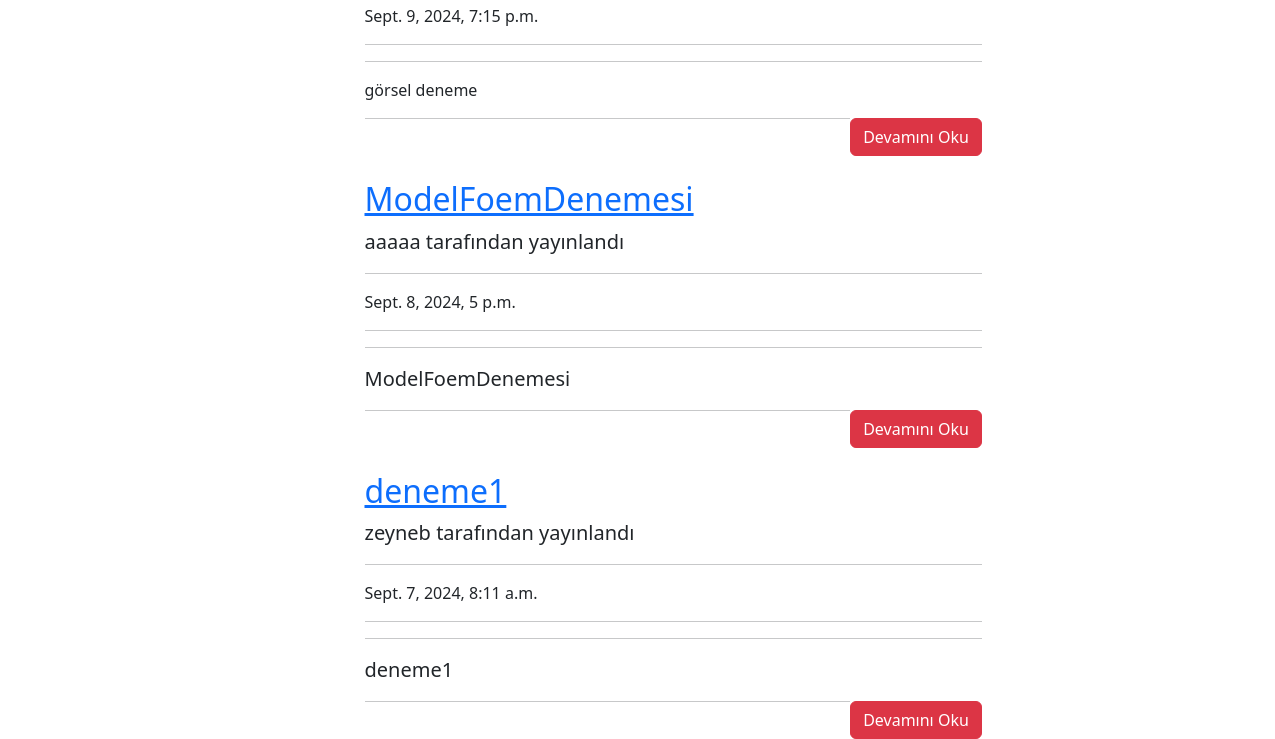
The app's page /article/ (lower part), older data.
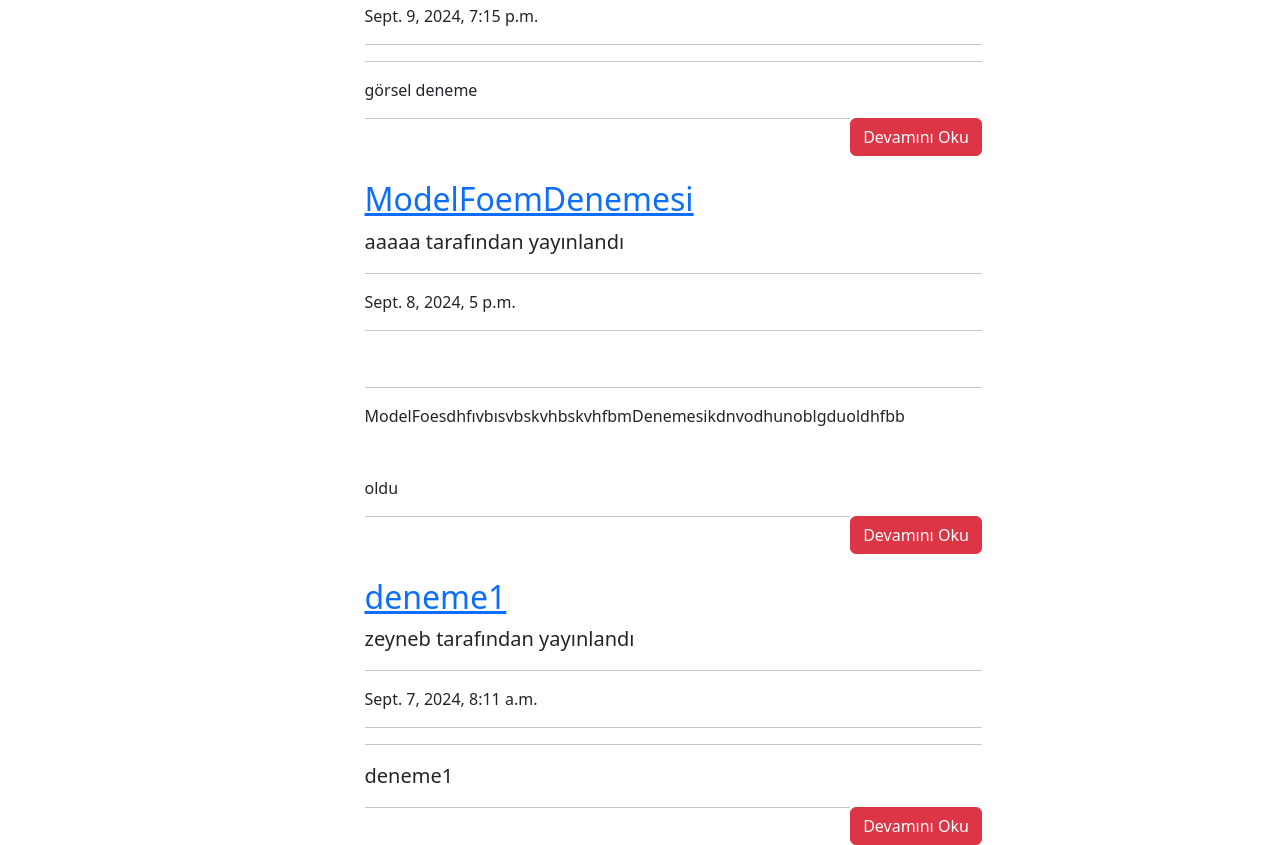
The same page, newer data.
### article/models.py (models this page shows, shortened)
class Article(models.Model):          #bu article ı kayıt etmen gerekiyor admin.py den
    author=models.ForeignKey("auth.User", on_delete=models.CASCADE)  #django ile hazır gelen Users tablosunu burda kullnadık referans aldık, ondelete->o o user silinirse diğer her şeyi veritabanından silinecek
    title=models.CharField(max_length=50)
    content=RichTextField()
    created_date=models.DateTimeField(auto_now_add=True)     #verbose_name ile bu alanların admin panelindeki ismini değiştirebilirsin
    article_image = models.FileField(blank=True, null=True, verbose_name="Görsel ekleyin")   # Article modelinde değişiklik yaptığımızı bildirmek için pythonmanage.py makemigrations ve sonra yine " " migrate
    class Meta:
        ordering=['-created_date']

### article/views.py (the view)
# urls.py: path('', views.articles, name="articles"),
def articles(request):         #bu fonksiyon iki farklı get requestinde çalışacal
    keyword=request.GET.get('keyword')     #arama çubuğuna basıldığında gönderilen GET requesti bu keyword ü taşır
    if keyword:
        articles=Article.objects.filter(title__contains=keyword)
        return render(request, "articles.html", {"articles":articles})
    articles=Article.objects.all()
    return render(request, "articles.html", {"articles":articles})

### templates/articles.html (shortened to what this page needs)
{% extends "layout.html" %}
{% block body %}
{% if articles %}
{% for article in articles %}
<div class="row">
    <div class="col-md-10 offset-md-3">
    <div class="col-lg-8">
      <a href="{% url 'article:detail' article.id %}"><h2 class="mt-4">{{article.title}}</h2></a>
      <p class="lead">
        {{article.author.username}} tarafından yayınlandı
      </p>
      <hr>
      <p>{{article.created_date}}</p>
      <hr>
      <hr>
      <p class="lead">
          {{article.content|safe|truncatewords:50}}
      </p>
      <a style ="float : right;" href="{% url 'article:detail' article.id %}" class ="btn btn-danger">Devamını Oku</a>
      <hr>
        </div>
      </div>
      </div>
{% endfor %}
{% endif %}
{% endblock body %}

Row changes from the older to the newer data that the page shows:
changed Article "ModelFoemDenemesi": content "ModelFoemDenemesi" → "ModelFoesdhfıvbısvbskvhbskvhfbmDenemesikdnvodhunoblgduoldhfbb oldu"
